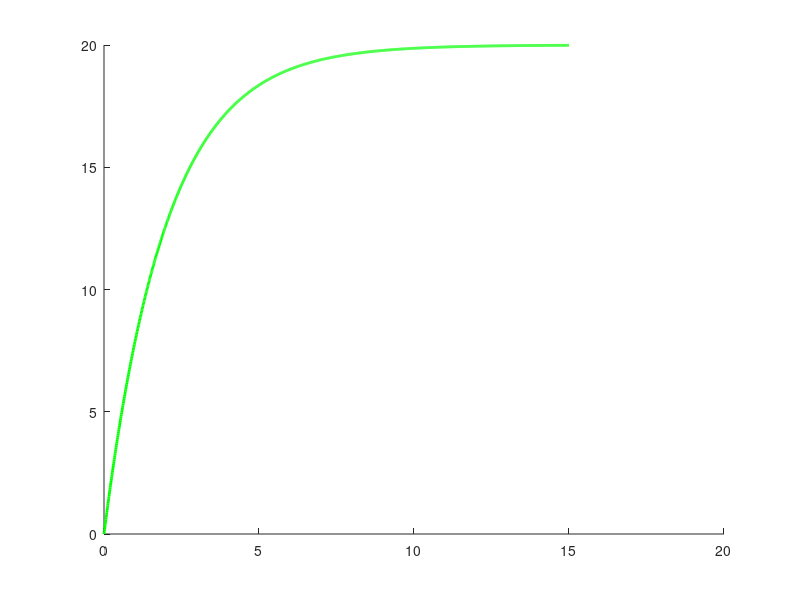

Source code (MATLAB): (Note: this script raises an error after producing the figure.)
% 1.c)

clear, clc

% Definindo as FTs Usadas no sistema
G   = tf(2, [1 0.5]);
Gd  = tf(2.5, [1 0.5]);

% Definindo as entradas e condicoes iniciais
U = tf(5, [1 0]);
Ud = 0;
X0 = 0;

% Definindo as resopostas das FTs
t = 0: 0.01:15;
[y_t_G, t] = impulse(G*U, t);
y_t_G = y_t_G + X0;

y_t = y_t_G;

% Calcular o valor final (regime permanente)
valor_final = y_t(end);


figure;
hold on;

    plot(t, y_t, 'g', 'LineWidth', 2, 'DisplayName', 'Saida');
    y_line = yline(valor_final, '--','LineWidth', 1, 'Color', [0.7 0.7 0.7]);
    set(y_line, 'HandleVisibility', 'off');  

    legend('Location', 'northeast');

    grid on;
    xlabel('Tempo [min]');
    ylabel('Temperatura [°C]');
    title('Resposta ao degrau');
    xlim([0 15]);
    ylim([0 25]); 

hold off;